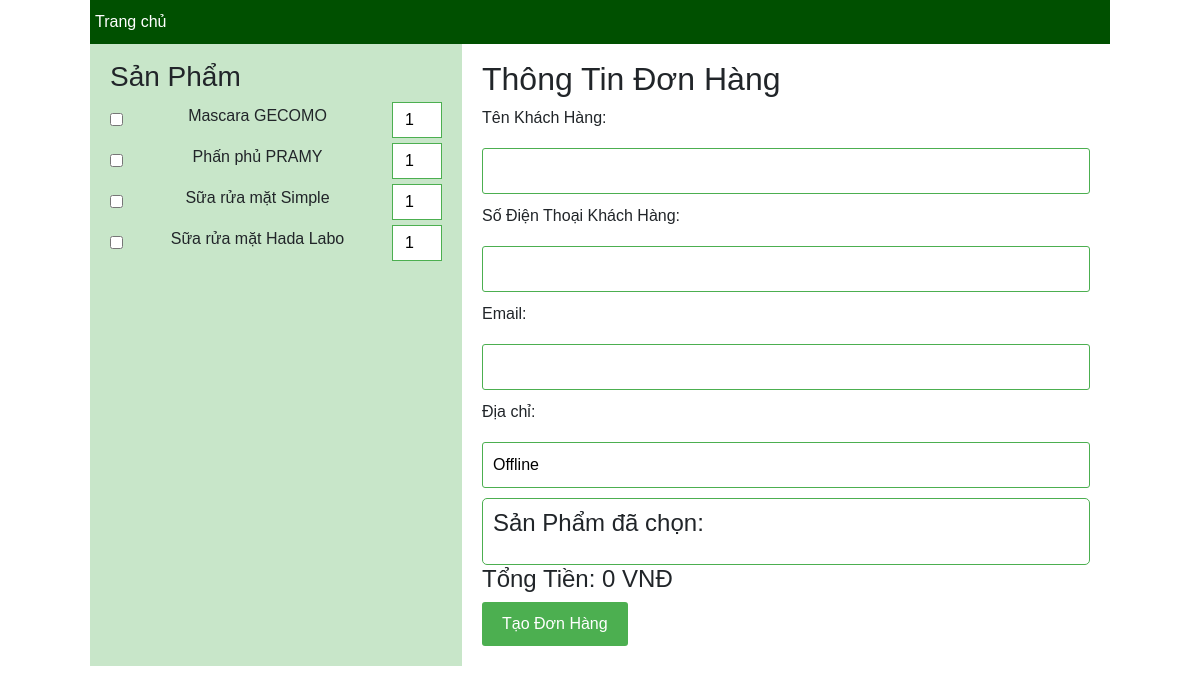
Page /TaoDonHangNVBH.php on the committed database.
### tables this page shows
CREATE TABLE `sanpham` (
  `MaSanPham` int(11) NOT NULL,
  `TenSanPham` varchar(100) NOT NULL,
  `SoLuongTon` int(11) NOT NULL DEFAULT 1,
  `MoTa` varchar(100) DEFAULT NULL,
  `GiaBan` double NOT NULL,
  `GiaNhap` double NOT NULL,
  `ThuongHieu` varchar(100) DEFAULT NULL,
  `HinhAnh` varchar(50) NOT NULL,
  `HanSuDung` date DEFAULT NULL,
  `LoaiSanPham` int(11) NOT NULL,
  `NhaCungCap` int(11) NOT NULL,
  `trangThai` tinyint(4) NOT NULL DEFAULT 1
);

### model/mProductNVBH.php (called while the page is built, shortened)
<?php
include_once("connect.php");
class mProduct {
    function selectAllProduct() {
        $p = new ConnectDB();
        if ($p->connect_DB($con)) {
            $str = "SELECT * FROM sanpham";
            $tbl = mysqli_query($con, $str);
            return $tbl;
        } else {
            return false;
        }
    }
}
?>

### model/connect.php (called while the page is built, shortened)
<?php
    class ConnectDB{
        function connect_DB(& $conn){
            $conn = mysqli_connect("localhost", "root", "", "mypham");
            if ($conn){
                mysqli_set_charset($conn, "utf8");
                return $conn;
            }else{
                return false;
            }
        }
    }
?>

### controller/cProductNVBH.php (called while the page is built, shortened)
<?php
    include_once("Model/mProductNVBH.php");
    class cProduct{
        function getAllProduct(){
            $p = new mProduct();
            $tbl = $p -> selectAllProduct();
            return $tbl;
        }
    }
?>

### view/vProductNVBH.php (the view, shortened to what this page needs)
<!DOCTYPE html>
<html lang="en">
<head>
</head>
<body>
    <?php
    include_once("Controller/cProductNVBH.php");
    class VProduct
    {
        function viewAllProduct()
        {
            $c = new CProduct();
            $tbl = $c->getAllProduct();
            showProduct($tbl);
        }
    }
    function showProduct($tbl)
    {
        if ($tbl) {
            echo "<ul>";
            while ($row = mysqli_fetch_assoc($tbl)) {
                if ($row["trangThai"] == 1) {
                    echo "<li class='product-item'>";
                    echo "<input type='checkbox' class='product-checkbox' data-product-id='" . $row["MaSanPham"] . "' data-product-price='" . $row["GiaBan"] . "'>";
                    echo "<label class='product-name' for='product-quantity-" . $row["MaSanPham"] . "'>" . $row["TenSanPham"] . "</label>";
                    echo "<input type='number' id='product-quantity-" . $row["MaSanPham"] . "' class='product-quantity' min='1' value='1'>";
                    echo "</li>";
                }
            }
            echo "</ul>";
        } else {
            echo "Không có dữ liệu sản phẩm.";
        }
    }
    ?>
</body>
</html>

### css/style_TDH.css (style rules this page uses)
body { display: flex; flex-direction: row; margin: 0; font-family: Arial, sans-serif; width: 85%; margin:auto; }
#product-list ul { list-style: none; padding: 0; }
#product-list li { margin: 5px 0; }
.product-checkbox { color: #4CAF50; }
.product-quantity { border: 1px solid #4CAF50; }

### view/vProductNVBH.php (style rules this page uses)
.product-item { display: flex; justify-content: space-between; align-items: center; margin-bottom: 10px; }
.product-quantity { width: 50px; padding: 5px; text-align: center; }

### rows in the picture
sanpham: TenSanPham "Mascara GECOMO", MaSanPham "1"
sanpham: TenSanPham "Phấn phủ PRAMY"
sanpham: TenSanPham "Sữa rửa mặt Simple"
sanpham: TenSanPham "Sữa rửa mặt Hada Labo"
